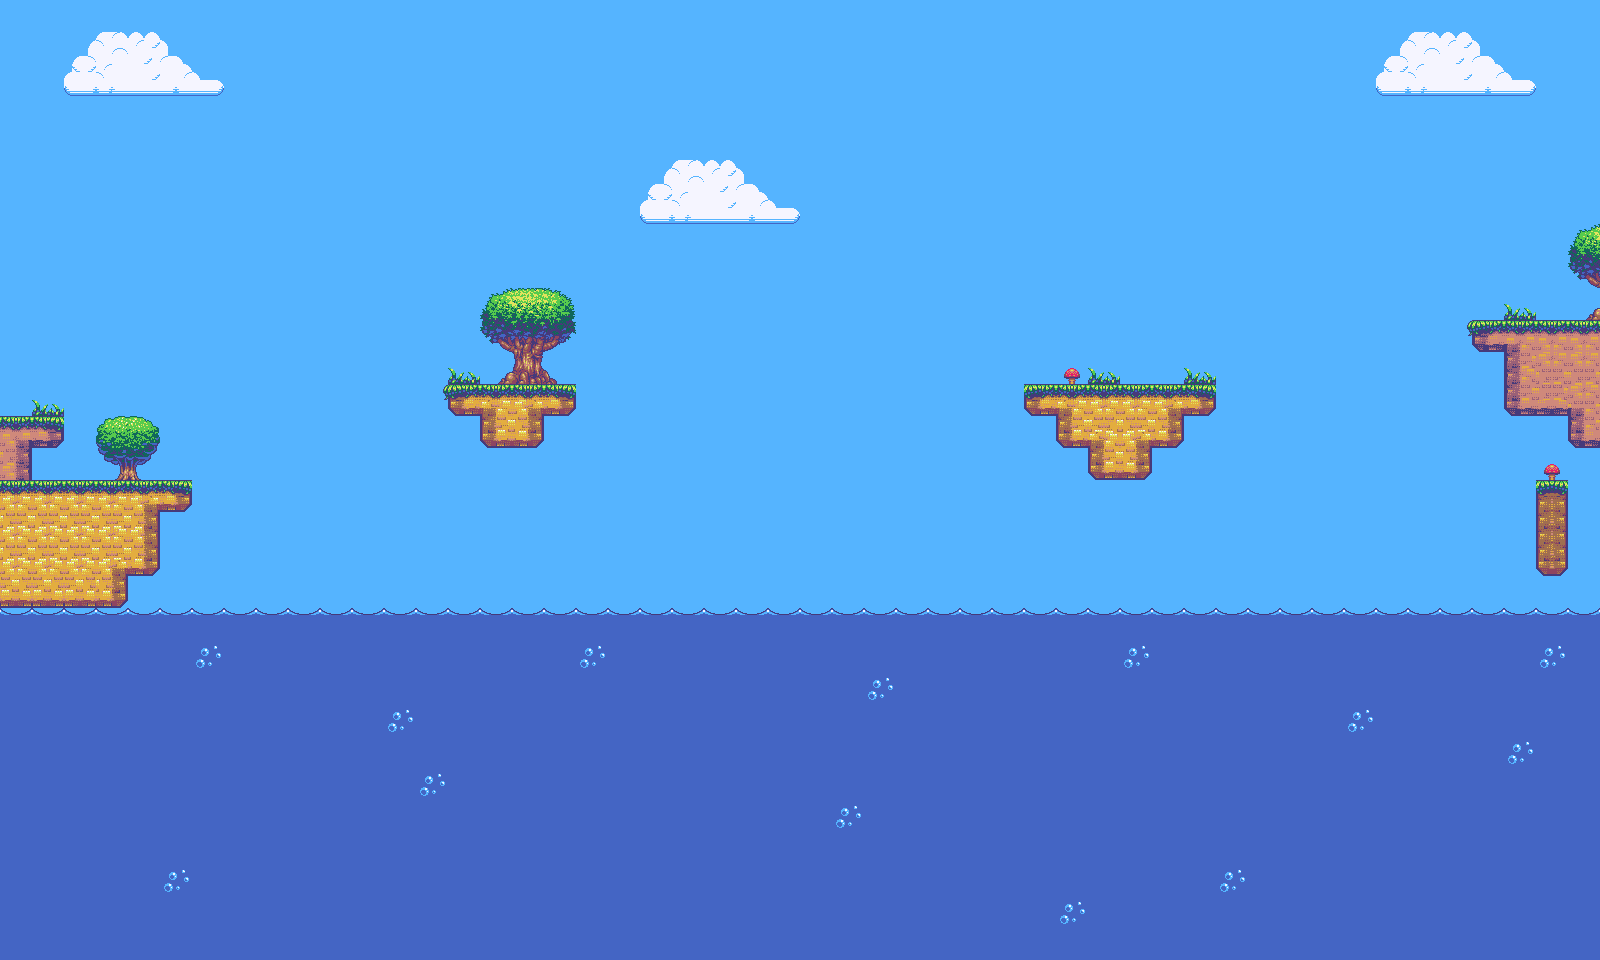

This game map was drawn from its Tiled (.tmx) file and the tilesets committed beside it. A one-line description and the trimmed map source follow:
An orthogonal 50x30 tile map with 32x32 px tiles, 1 tile layer (Good), 2 hidden layers not drawn.

<map version="1.0" orientation="orthogonal" width="50" height="30" tilewidth="32" tileheight="32">
 <tileset firstgid="1" name="tilemap" tilewidth="32" tileheight="32">
  <image source="tilemap.png" width="1024" height="1024" />
 </tileset>
 <layer name="Good" width="50" height="30">
  <data>[1500 cells, 1500 non-empty, 62 distinct tile ids]</data>
 </layer>
 <layer name="Bad" width="50" height="30" visible="0">
  <data>[1500 cells, 1500 non-empty, 42 distinct tile ids]</data>
 </layer>
 <layer name="Char" width="50" height="30" visible="0">
  <data>[1500 cells, 6 non-empty, 5 distinct tile ids]</data>
 </layer>
</map>
